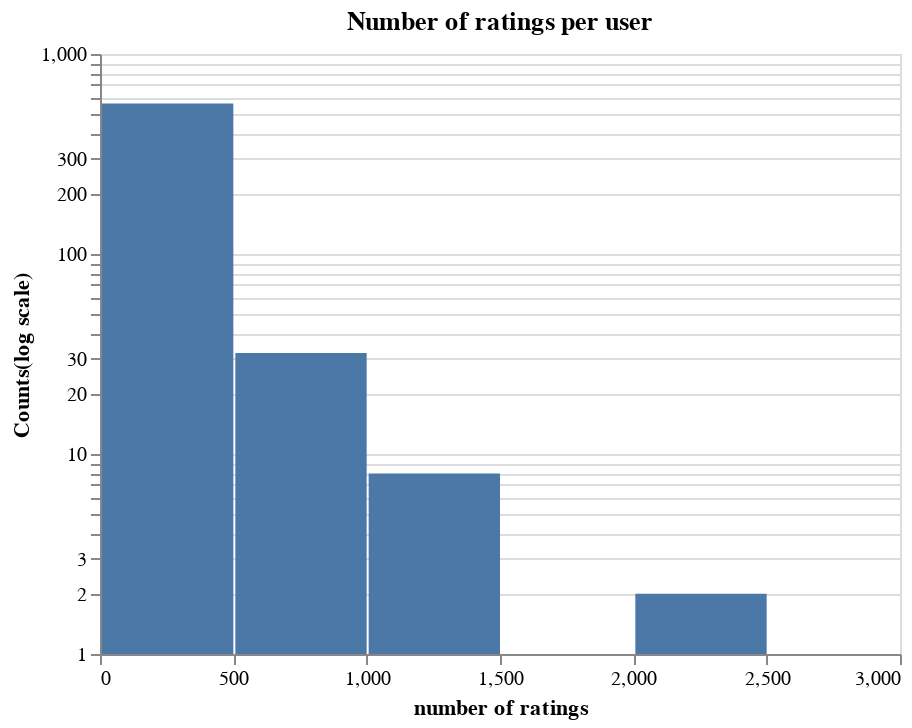

The code cell stored with this chart in its notebook:
### Code cell
altair_hist(movie_X.getnnz(axis=0), "Number of ratings per user")

### Figure 1 — Vega-Lite specification as saved in the notebook (floating-point values rounded to 4 significant figures; data arrays with more than 128 entries replaced by an {"elided": "..."} marker saying what was removed)
{"$schema": "https://vega.github.io/schema/vega-lite/v3.4.0.json", "config": {"mark": {"tooltip": null}, "view": {"height": 300, "width": 400}}, "data": {"name": "data-d914b5b389c61953ad7fa2715b2f271f"}, "datasets": {"data-d914b5b389c61953ad7fa2715b2f271f": {"elided": "610 records"}}, "encoding": {"x": {"bin": true, "field": "rating_num", "title": "number of ratings", "type": "quantitative"}, "y": {"aggregate": "count", "scale": {"type": "log"}, "title": "Counts(log scale)", "type": "quantitative"}}, "mark": "bar", "title": "Number of ratings per user"}
